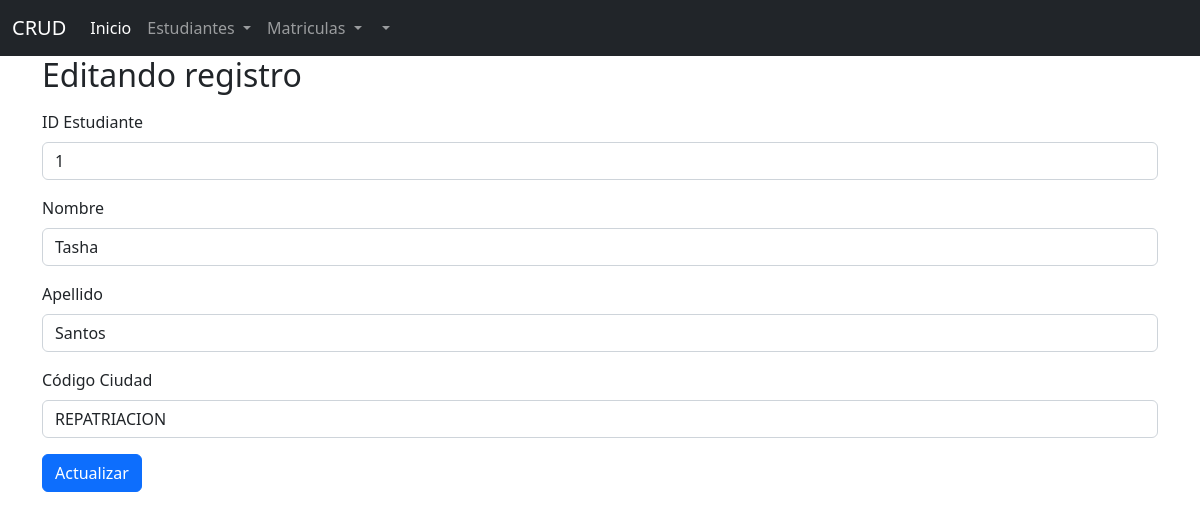
The page /view/estudiante/edit.php?id=1 on the database its author committed.
### tables this page shows
CREATE TABLE `estudiantes` (
  `idEstudiante` int NOT NULL,
  `nombre` varchar(35) NOT NULL,
  `apellido` varchar(45) NOT NULL,
  `idCiudad` int NOT NULL
);

### dao/database.php (called while the page is built, shortened)
<?php
    class dataConex {
        public function conexion(){
            try {
                $PDO = new PDO("mysql:host=".SERVER.";dbname=".DATABASE, USER, PASSWORD);
                return $PDO;
            } catch (PDOException $ex) {
                return $ex->getMessage();
            }
        }
    }
?>

### controller/estudianteController.php (called while the page is built, shortened)
<?php
    class estudianteController{
        private $model;
        public function __construct() {
            require_once(MODEL_PATH.'estudianteModel.php');
            $this->model = new estudianteModel();
        }
        public function search($id){
            return ($this->model->buscar($id) != false) ? $this->model->buscar($id) : header('location: ./index.php');
        }
        public function combolist(){
            return ($this->model->cargarDesplegable()) ? $this->model->cargarDesplegable() : false;
        }
    }
?>

### model/estudianteModel.php (called while the page is built, shortened)
<?php
    class estudianteModel {
        private $PDO;
        public function __construct(){
            require_once(DAO_PATH.'database.php');
            $data = new dataConex();
            $this->PDO = $data->conexion();
        }
        public function cargarDesplegable() {
            $sql = 'SELECT idCiudad,nombre FROM ciudades ORDER BY idCiudad ASC';
            $statement = $this->PDO->prepare($sql);
            return ($statement->execute()) ? $statement->fetchAll() : false;
        }
        public function buscar($idEstudiante) {
            $sql = 'SELECT e.idEstudiante,e.nombre,e.apellido,e.idCiudad,c.nombre ciudad FROM estudiantes e JOIN ciudades c ON e.idCiudad = c.idCiudad WHERE idEstudiante = :idEstudiante';
            $statement = $this->PDO->prepare($sql);
            $statement->bindParam(':idEstudiante',$idEstudiante);
            return ($statement->execute()) ? $statement->fetch() : false;
        }
}
?>

### view/estudiante/edit.php (the view, shortened to what this page needs)
<?php
    require_once(CONTROLLER_PATH.'estudianteController.php');
    $object = new estudianteController();
    $idEstudiante = $_GET['id'];
    $estudiante = $object->search($idEstudiante);
    $ciudades = $object->combolist();
?>
<!DOCTYPE html>
<html lang="es">
<head>
    <link rel="stylesheet" href="../../assets/css/bootstrap.min.css">
</head>
<body>
    <?php
        require_once(VIEW_PATH.'/navbar/navbar.php')
    ?>
    <div class = "container">
        <div class = "mb-3">
            <h2>Editando registro</h2>
        </div>
        <form id="formPersona" action="update.php" method="post" class="needs-validation" novalidate>
            <div class="mb-3">
                <label for="id" class="form-label">ID Estudiante</label>
                <input value="<?=$estudiante[0]?>" type="text" class="form-control" id="id" name="id" readonly>
            </div>
            <div class="mb-3">
                <label for="nombre" class="form-label">Nombre</label>
                <input value="<?=$estudiante[1]?>" type="text" class="form-control" id="nombre" name="nombre" autofocus required>
            </div>
            <div class="mb-3">
                <label for="apellido" class="form-label">Apellido</label>
                <input value="<?=$estudiante[2]?>" type="text" class="form-control" id="apellido" name="apellido" required>
            </div>
            <div class="mb-3">
                <label for="idCiudad" class="form-label">Código Ciudad</label>
                <select class="form-control" name="idCiudad" id="idCiudad" required>
                    <?php foreach($ciudades as $ciudad){
                        if ($estudiante[3]==$ciudad['idCiudad']) { ?>
                            <option selected="selected" value="<?=$ciudad['idCiudad']?>"><?=$ciudad['nombre']?></option>
                        <?php } else {?>
                            <option value="<?=$ciudad['idCiudad']?>"><?=$ciudad['nombre']?></option>
                    <?php }
                        }?>
                </select>
            </div>
            <button type="submit" class="btn btn-primary">Actualizar</button>
            </form>
    </div>
</body>
</html>

### rows shown on the page
estudiantes: id "1", nombre "Tasha", apellido "Santos"

### other values the page prints
form field idCiudad "REPATRIACION"
